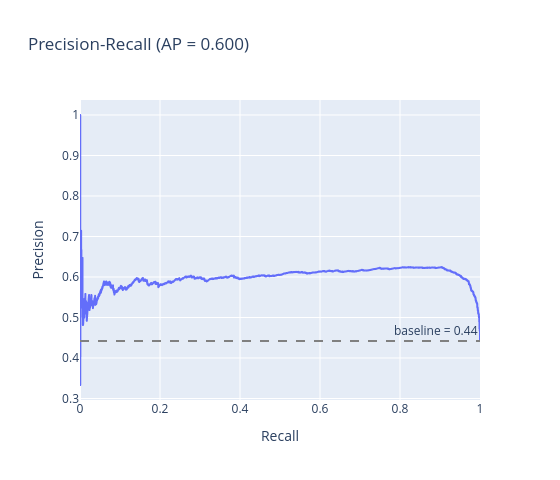

The cell this chart's notebook holds for it:
### Markdown cell above
## Precision–Recall

`pr_curve` returns `(threshold, precision, recall)`. The scalar summary is
`pb.average_precision`.

### Code cell
from polarbearings import pr_curve

ap = df.select(pb.average_precision("y", "score")).item()
pr = pr_curve(df, "y", "score").collect().sort("recall")

fig = px.line(
    pr, x="recall", y="precision", hover_data=["threshold"],
    title=f"Precision-Recall (AP = {ap:.3f})",
    labels={"recall": "Recall", "precision": "Precision"},
)
base = float((df["y"] == 1).mean())
fig.add_hline(y=base, line_dash="dash", line_color="gray",
              annotation_text=f"baseline = {base:.2f}")
fig.update_layout(width=560, height=480)
fig

### Figure 1 — Plotly figure (JSON) as saved in the notebook; plotly's stock layout.template omitted (floating-point values rounded to 4 significant figures; data arrays with more than 128 entries replaced by an {"elided": "..."} marker saying what was removed)
{"data": [{"customdata": {"elided": "4001x1 float values"}, "hovertemplate": "Recall=%{x}<br>Precision=%{y}<br>threshold=%{customdata[0]}<extra></extra>", "legendgroup": "", "line": {"color": "#636efa", "dash": "solid"}, "marker": {"symbol": "circle"}, "mode": "lines", "name": "", "showlegend": false, "type": "scattergl", "x": {"elided": "4001 float values"}, "xaxis": "x", "y": {"elided": "4001 float values"}, "yaxis": "y"}], "layout": {"annotations": [{"showarrow": false, "text": "baseline = 0.44", "x": 1, "xanchor": "right", "xref": "x domain", "y": 0.442, "yanchor": "bottom", "yref": "y"}], "height": 480, "legend": {"tracegroupgap": 0}, "shapes": [{"line": {"color": "gray", "dash": "dash"}, "type": "line", "x0": 0, "x1": 1, "xref": "x domain", "y0": 0.442, "y1": 0.442, "yref": "y"}], "title": {"text": "Precision-Recall (AP = 0.600)"}, "width": 560, "xaxis": {"anchor": "y", "domain": [0.0, 1.0], "title": {"text": "Recall"}}, "yaxis": {"anchor": "x", "domain": [0.0, 1.0], "title": {"text": "Precision"}}}}
